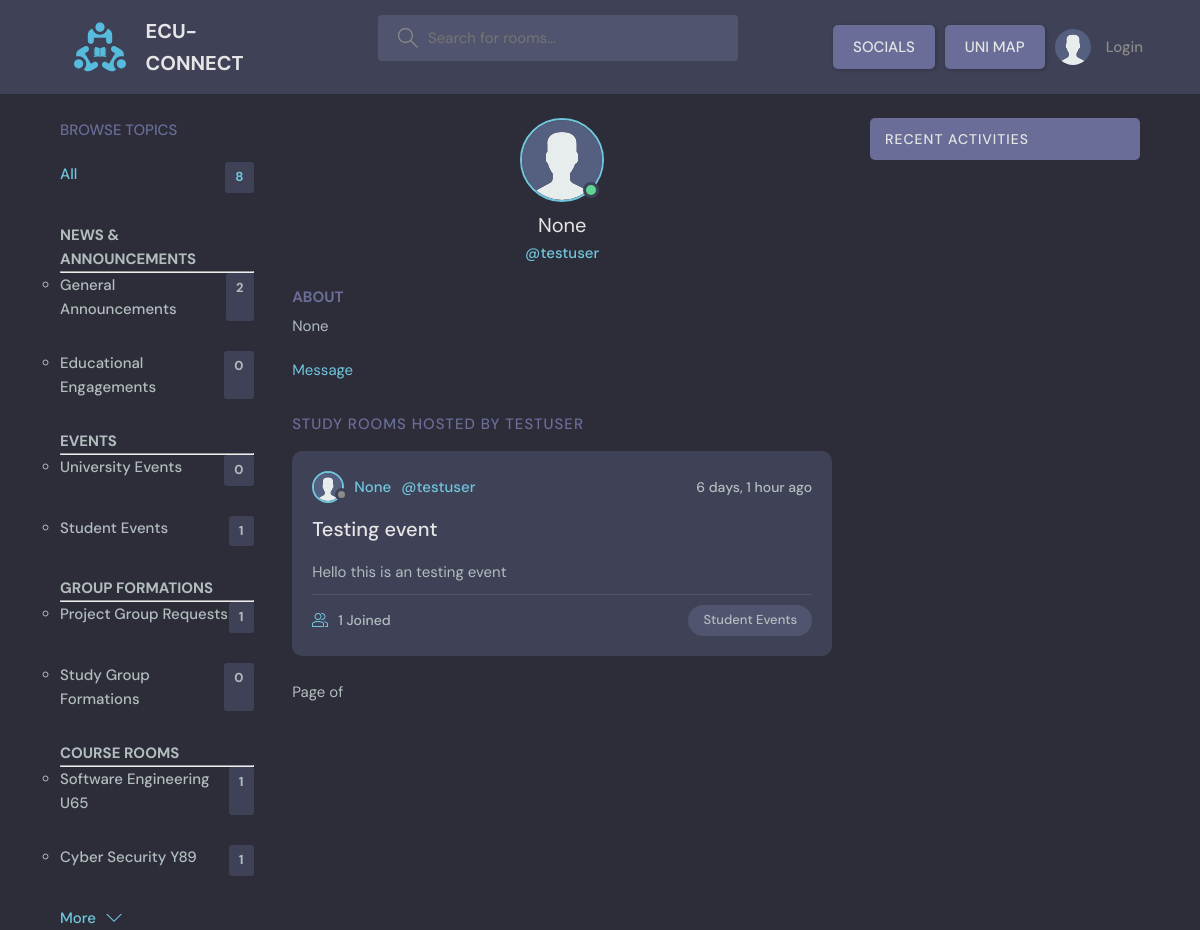
The app's page /profile/13/ with its own data.
### base/models.py (models this page shows, shortened)
class Topic(models.Model):
    name = models.CharField(max_length=200)

class User(AbstractUser):
    username = models.CharField(max_length=150, unique=True, null=True)
    name = models.CharField(max_length=200, null=True)
    email = models.EmailField(unique=True, null=True)
    bio = models.TextField(null=True)
    avatar = models.ImageField(null=True, default="avatar.svg")
    USERNAME_FIELD = 'email'
    REQUIRED_FIELDS = ['username']

class Thread(models.Model):
    host = models.ForeignKey(User, on_delete = models.SET_NULL, null=True)
    topic = models.ForeignKey(Topic, on_delete = models.SET_NULL, null=True)
    name = models.CharField(max_length=200)
    description = models.TextField(null = True, blank = True)
    participants = models.ManyToManyField(User, related_name='participants', blank=True)
    updated = models.DateTimeField(auto_now= True)
    created = models.DateTimeField(auto_now_add= True)
    class Meta:
       ordering = ['-updated', '-created']

### base/views.py (the view)
# urls.py: path('profile/<str:pk>/', views.userProfile, name="user_profile"),
def userProfile(request, pk):
    user = User.objects.get(id=pk)
    threads = user.thread_set.all()
    thread_comments = user.comment_set.all()
    topics = Topic.objects.all()
    context= {'user': user, 'threads': threads, 'thread_comments': thread_comments, 'topics': topics}
    return render(request, 'base/profile.html', context)

### base/templates/base/profile.html (shortened to what this page needs)
{% extends 'main.html' %}
{% block content %}
  <main class="profile-page layout layout--3">
    <div class="container">
      {% include 'base/topics_component.html' %}
      <div class="roomList">
        <div class="profile">
          <div class="profile__avatar">
            <div class="avatar avatar--large active">
              <img src="{{user.avatar.url}}" />
            </div>
          </div>
          <div class="profile__info">
            <h3>{{user.name}}</h3>
            <p>@{{user.username}}</p>
          </div>
          <div class="profile__about">
            <h3>About</h3>
            <p>
              {{user.bio}}
            </p>
          </div>
          {% if request.user.id != user.id %}
          <div class="profile__about">
            <a href="{% url 'chat' user.id %}">Message</a>
          </div>
          {% endif %}
        </div>
        <div class="roomList__header">
          <div>
            <h2>Study Rooms Hosted by {{user.username}}</a>
            </h2>
          </div>
        </div>
        {% include 'base/feed_component.html' %}
      </div>
      {% include 'base/activity_component.html' %}
    </div>
  </main>
{% endblock content %}

### base/templates/base/topics_component.html (shortened to what this page needs)
        <div class="topics">
            <div class="topics__header">
              <h2>Browse Topics</h2>
            </div>
            <ul class="topics__list">
                <li>
                    <a href="{% url 'home' %}" class="active">All <span>{{topics.count}}</span></a>
                </li>
              <li>
                <h4>NEWS & ANNOUNCEMENTS</h4>
                <hr>
                <ul>
                  {% for topic in topics %}
                    {% if topic.name == "General Announcements" or topic.name == "Educational Engagements"  %}
                      <li><strong><a href="{% url 'home' %}?q={{topic.name}}">{{topic.name}}<span>{{topic.thread_set.all.count}}</span></a></strong></li>
                    {% endif %}
                  {% endfor %}
                </ul>
              </li>
              <li>
                <h4>EVENTS</h4>
                <hr>
                <ul>
                  {% for topic in topics %}
                  {% if topic.name == "University Events" or topic.name == "Student Events"  %}
                      <li><strong><a href="{% url 'home' %}?q={{topic.name}}">{{topic.name}}<span>{{topic.thread_set.all.count}}</span></a></strong></li>
                    {% endif %}
                  {% endfor %}
                </ul>
              </li>
              <li>
                <h4>GROUP FORMATIONS</h4>
                <hr>
                <ul>
                  {% for topic in topics %}
                  {% if topic.name == "Project Group Requests" or topic.name == "Study Group Formations"  %}
                      <li> <a href="{% url 'home' %}?q={{topic.name}}">{{topic.name}}<span>{{topic.thread_set.all.count}}</span></a></li>
                    {% endif %}
                  {% endfor %}
                </ul>
              </li>
              <li>
                <h4>COURSE ROOMS</h4>
                <hr>
                <ul>
                  {% for topic in topics %}
                  {% if topic.name == "Software Engineering U65" or topic.name == "Cyber Security Y89"  %}
                      <li><strong><a href="{% url 'home' %}?q={{topic.name}}">{{topic.name}}<span>{{topic.thread_set.all.count}}</span></a></strong></li>
                    {% endif %}
                  {% endfor %}
                </ul>
              </li>
            </ul>
            <a class="btn btn--link" href="topics.html">
              More
              <svg version="1.1" xmlns="http://www.w3.org/2000/svg" width="32" height="32" viewBox="0 0 32 32">
                <title>chevron-down</title>
                <path d="M16 21l-13-13h-3l16 16 16-16h-3l-13 13z"></path>
              </svg>
            </a>
          </div>

### base/templates/base/feed_component.html (shortened to what this page needs)
{% for thread in threads %}
<div class="roomListRoom">
    <div class="roomListRoom__header">
        <a href="{% url 'user_profile' thread.host.id %}" class="roomListRoom__author">
        <div class="avatar avatar--small">
            <img src="{{thread.host.avatar.url}}" />
        </div>
        <span>{{thread.host.name}}</span>
        <span>@{{thread.host.username}}</span>
        </a>
        <div class="roomListRoom__actions">
        <span>{{thread.created|timesince}} ago</span>
        </div>
    </div>
    <div class="roomListRoom__content">
        <a href="{% url 'thread' thread.id %}">{{thread.name}}</a>
        <p>
            {{ thread.description }}
        </p>
    </div>
    <div class="roomListRoom__meta">
        <a href="{% url 'thread' thread.id %}" class="roomListRoom__joined">
        {{thread.participants.all.count}} Joined
        </a>
        <p class="roomListRoom__topic">{{thread.topic.name}}</p>
    </div>
</div>
{% endfor %}
<div class="pagination">
    <span class="step-links">
        <span class="current">
            Page {{ threads.number }} of {{ threads.paginator.num_pages }}
        </span>
    </span>
</div>

### records on screen
Topic: name "General Announcements", thread_set.all.count "2"
Topic: name "Educational Engagements", thread_set.all.count "0"
Topic: name "University Events", thread_set.all.count "0"
Topic: name "Student Events", thread_set.all.count "1"
Topic: name "Project Group Requests", thread_set.all.count "1"
Topic: name "Study Group Formations", thread_set.all.count "0"
Topic: name "Software Engineering U65", thread_set.all.count "1"
Topic: name "Cyber Security Y89", thread_set.all.count "1"
User: avatar (placeholder picture), name "None", username "testuser", bio "None", username "TESTUSER"
Thread: host.avatar (placeholder picture), host.name "None", host.username "testuser", created "6 days, 1 hour", name "Testing event", description "Hello this is an testing event", participants.all.count "1", topic.name "Student Events"

### other values on screen
{{ topics.count }} "8"
